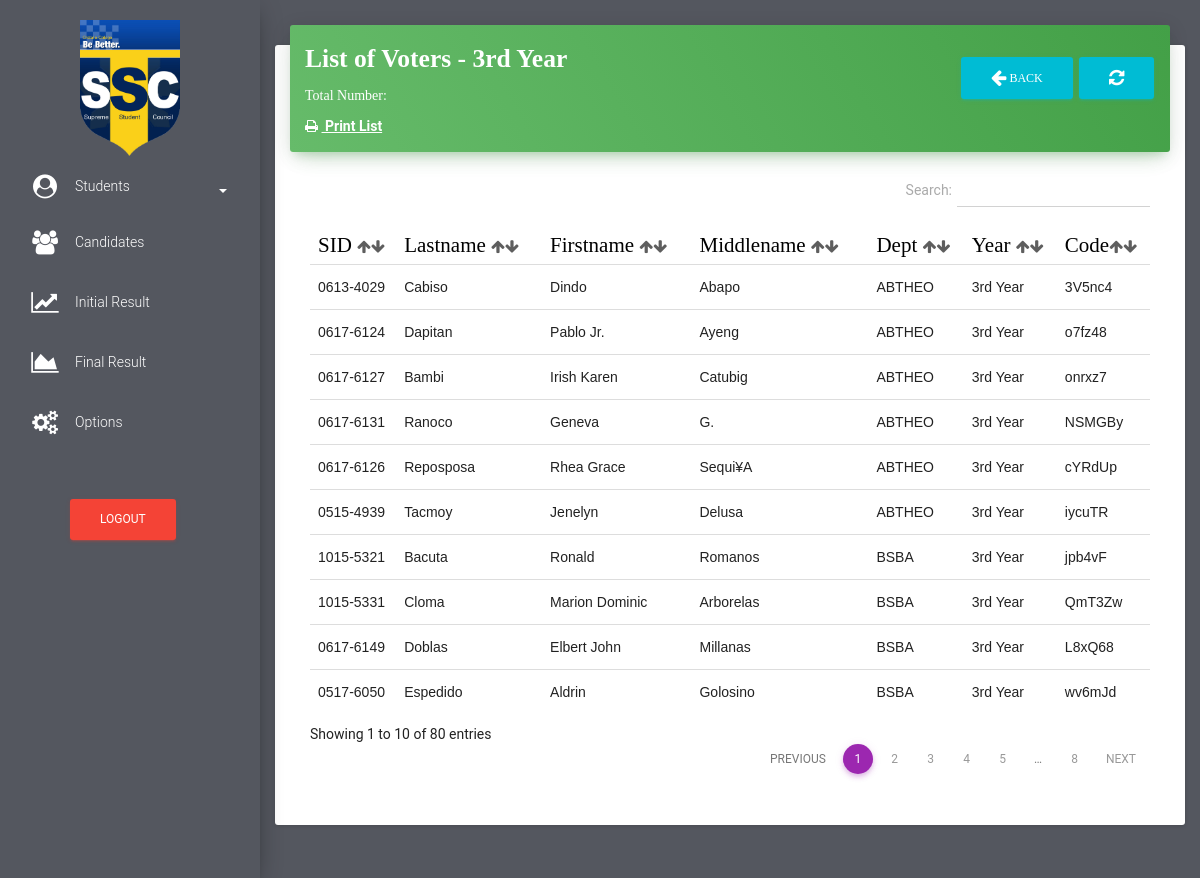
/3rdyear/list_of_total_voters_3rdyear.php (signed in), run on the app's committed database.
### tables this page shows
CREATE TABLE `students` (
  `id` int(255) NOT NULL,
  `stud_id` varchar(11) NOT NULL,
  `stud_lastname` varchar(255) NOT NULL,
  `stud_firstname` varchar(255) NOT NULL,
  `stud_middlename` varchar(500) NOT NULL,
  `stud_department` varchar(255) NOT NULL,
  `stud_year` varchar(255) NOT NULL,
  `code_to_vote` varchar(255) NOT NULL,
  `stud_status` varchar(100) NOT NULL,
  `voting_status` varchar(255) NOT NULL,
  `stud_block_status` varchar(255) NOT NULL
);

### 3rdyear/list_of_total_voters_3rdyear.php (the view, shortened to what this page needs)
<!doctype html>
<html lang="en">
<head>
    <link href="../assets/css/bootstrap.min.css" rel="stylesheet" />
    <link href="../assets/css/material-dashboard.css?v=1.2.0" rel="stylesheet" />
    <link href="../font-awesome/css/font-awesome.css" rel="stylesheet">
    <link href="../assets/css/datatables.min.css" rel="stylesheet">
</head>
<body>
    <div class="wrapper" style="background-color: #54575F">
        <div class="sidebar">
           <div class="sidebar-wrapper">
                 <ul class="nav">
                    <center>
                       <img src="../img/favicon.png" width="100px" height="100%" class="" alt="Ce-C Palaro 2019">
                    </center>
                    <li>
                        <a href="#pagepeople" data-toggle="collapse" aria-expanded="false" class="dropdown-toggle"><i class="fa fa-user-circle" style="color: white;margin-top: -5px"></i> <span style="color:white">Students</span><b class="caret" style="margin-left: 5%;color:white"></b></a>
                    </li>
                    <li>
                        <a href="../candidates.php">
                            <i class="fa fa-users" style="color: white"></i>
                            <p style="color: white">Candidates</p>
                        </a>
                    </li>
                    <li>
                        <a href="../initial_result.php">
                            <i class="fa fa-line-chart" style="color: white"></i>
                            <p style="color: white">Initial Result</p>
                        </a>
                    </li>
                    <li>
                        <a href="../final_result.php">
                            <i class="fa fa-area-chart" style="color: white"></i>
                            <p style="color: white">Final Result</p>
                        </a>
                    </li>
                    <li>
                        <a href="../my_account.php">
                            <i class="fa fa-cogs" style="color: white"></i>
                            <p style="color: white">Options</p>
                        </a>
                    </li>
                     <li>
                        <br>
                        <br>
                        <form method="post">
                                    <button class = "btn btn-danger" type='button' data-toggle="modal" data-target="#exampleModal20000" style="margin-left: 70px">Logout</button>
                                </form>
                    </li>
                </ul>
            </div>
        </div>
        <div class="main-panel">
            <nav class="navbar navbar-transparent navbar-absolute">
            </nav>
            <div class="content">
                <div class="container-fluid">
                    <div class="row">
                        <div class="col" style="margin-top: -80px">
                            <div class="card">
                                <div class="card-header" data-background-color="green">
                                    <form method="POST">
                                        <h3 class="title" style="font-family: Fjalla One"><b>List of Voters - 3rd Year</b><a href="list_of_total_voters_3rdyear.php" class = "btn btn-info text-info" type='button' style="float: right;margin-top: 17px;margin-left: 5px" ><i class="fa fa-refresh"></i></a><a href="students_3rd_year.php" class = "btn btn-info text-info" type='button' style="float: right;margin-top: 17px;" ><i class="fa fa-arrow-left fa-10x"></i> Back</a></h3>
                                    </form>
                                    <div class="col">
                                        <p style="color: white;font-family: consolas">Total Number: <b><a href=""><text id="total3rdyear" style="color:yellow;font-size: 20px">
                                              </text></a></b></p>
                                    </div>
                                    <div class="col">
                                         <b><a href="../fpdf/studentlistpdf_students3rdyear.php" target="_blank"><i class="fa fa-print"></i> <text  style="text-decoration: underline;">&nbsp;Print List</text></a></b>
                                    </div>
                                </div>
                                <div class="card-content table-responsive">
                                    <table class="table table-condensed table-sm" id="dtTable">
                                        <thead style="font-weight: bold;color: black;font-size: 150%;font-family: Fjalla One">
                                            <th>SID <i class="fa fa-arrow-up" style="font-size: 15px;color: #5E5E5E"><i class="fa fa-arrow-down"></i></i></th>
                                            <th>Lastname <i class="fa fa-arrow-up" style="font-size: 15px;color: #5E5E5E"><i class="fa fa-arrow-down"></i></i></th>
                                            <th>Firstname <i class="fa fa-arrow-up" style="font-size: 15px;color: #5E5E5E"><i class="fa fa-arrow-down"></i></i></th>
                                            <th>Middlename <i class="fa fa-arrow-up" style="font-size: 15px;color: #5E5E5E"><i class="fa fa-arrow-down"></i></i></th>
                                            <th>Dept <i class="fa fa-arrow-up" style="font-size: 15px;color: #5E5E5E"><i class="fa fa-arrow-down"></i></i></th>
                                            <th>Year <i class="fa fa-arrow-up" style="font-size: 15px;color: #5E5E5E"><i class="fa fa-arrow-down"></i></i></th>
                                            <th>Code<i class="fa fa-arrow-up" style="font-size: 15px;color: #5E5E5E"><i class="fa fa-arrow-down"></i></i></th>
                                        </thead>
                                        <tbody style="font-family: arial">
                <?php
                        $link = mysqli_connect("localhost","root","19976112","election");
                        $sql = mysqli_query($link,"SELECT * FROM students where stud_year = '3rd Year' ORDER BY stud_department,stud_lastname ASC");
                        for($a = 0 ; $a < $num_rows = mysqli_fetch_array($sql) ; $a++ )
                        {
                            $stud_idd = $num_rows['stud_id'];
                            $stud_fname = $num_rows['stud_firstname'];
                            $stud_lname = $num_rows['stud_lastname'];
                            $middle_initial = $num_rows['stud_middlename'];
                            $dept = $num_rows['stud_department'];
                            $stud_year = $num_rows['stud_year'];
                            $code_no = $num_rows['code_to_vote'];
                            ?>
                            <tr>
                                <td><?=$stud_idd;?></td>
                                <td ><?=$stud_lname;?></td>
                                <td><?=$stud_fname;?></td>
                                <td><?=$middle_initial;?></td>
                                <td><?=$dept;?></td>
                                <td><?=$stud_year;?></td>
                                <td><?=$code_no;?></td>
                            </tr>
                      <?php  } ?>
                                        </tbody>
                                    </table>
                                </div>
                            </div>
                        </div>
                    </div>
                </div>
            </div>
        </div>
    </div>
</body>
</html>

### data on the page
students: stud "0617-6127", stud_lastname "Bambi", stud_firstname "Irish Karen", stud_middlename "Catubig", stud_department "ABTHEO", stud_year "3rd Year", code_to_vote "onrxz7"
students: stud "0613-4029", stud_lastname "Cabiso", stud_firstname "Dindo", stud_middlename "Abapo", stud_department "ABTHEO", stud_year "3rd Year", code_to_vote "3V5nc4"
students: stud "0617-6124", stud_lastname "Dapitan", stud_firstname "Pablo Jr.", stud_middlename "Ayeng", stud_department "ABTHEO", stud_year "3rd Year", code_to_vote "o7fz48"
students: stud "0617-6131", stud_lastname "Ranoco", stud_firstname "Geneva", stud_middlename "G.", stud_department "ABTHEO", stud_year "3rd Year", code_to_vote "NSMGBy"
students: stud "0617-6126", stud_lastname "Reposposa", stud_firstname "Rhea Grace", stud_middlename "Sequi¥A", stud_department "ABTHEO", stud_year "3rd Year", code_to_vote "cYRdUp"
students: stud "0515-4939", stud_lastname "Tacmoy", stud_firstname "Jenelyn", stud_middlename "Delusa", stud_department "ABTHEO", stud_year "3rd Year", code_to_vote "iycuTR"
students: stud "1015-5321", stud_lastname "Bacuta", stud_firstname "Ronald", stud_middlename "Romanos", stud_department "BSBA", stud_year "3rd Year", code_to_vote "jpb4vF"
students: stud "1015-5331", stud_lastname "Cloma", stud_firstname "Marion Dominic", stud_middlename "Arborelas", stud_department "BSBA", stud_year "3rd Year", code_to_vote "QmT3Zw"
students: stud "0617-6149", stud_lastname "Doblas", stud_firstname "Elbert John", stud_middlename "Millanas", stud_department "BSBA", stud_year "3rd Year", code_to_vote "L8xQ68"
students: stud "0517-6050", stud_lastname "Espedido", stud_firstname "Aldrin", stud_middlename "Golosino", stud_department "BSBA", stud_year "3rd Year", code_to_vote "wv6mJd"
